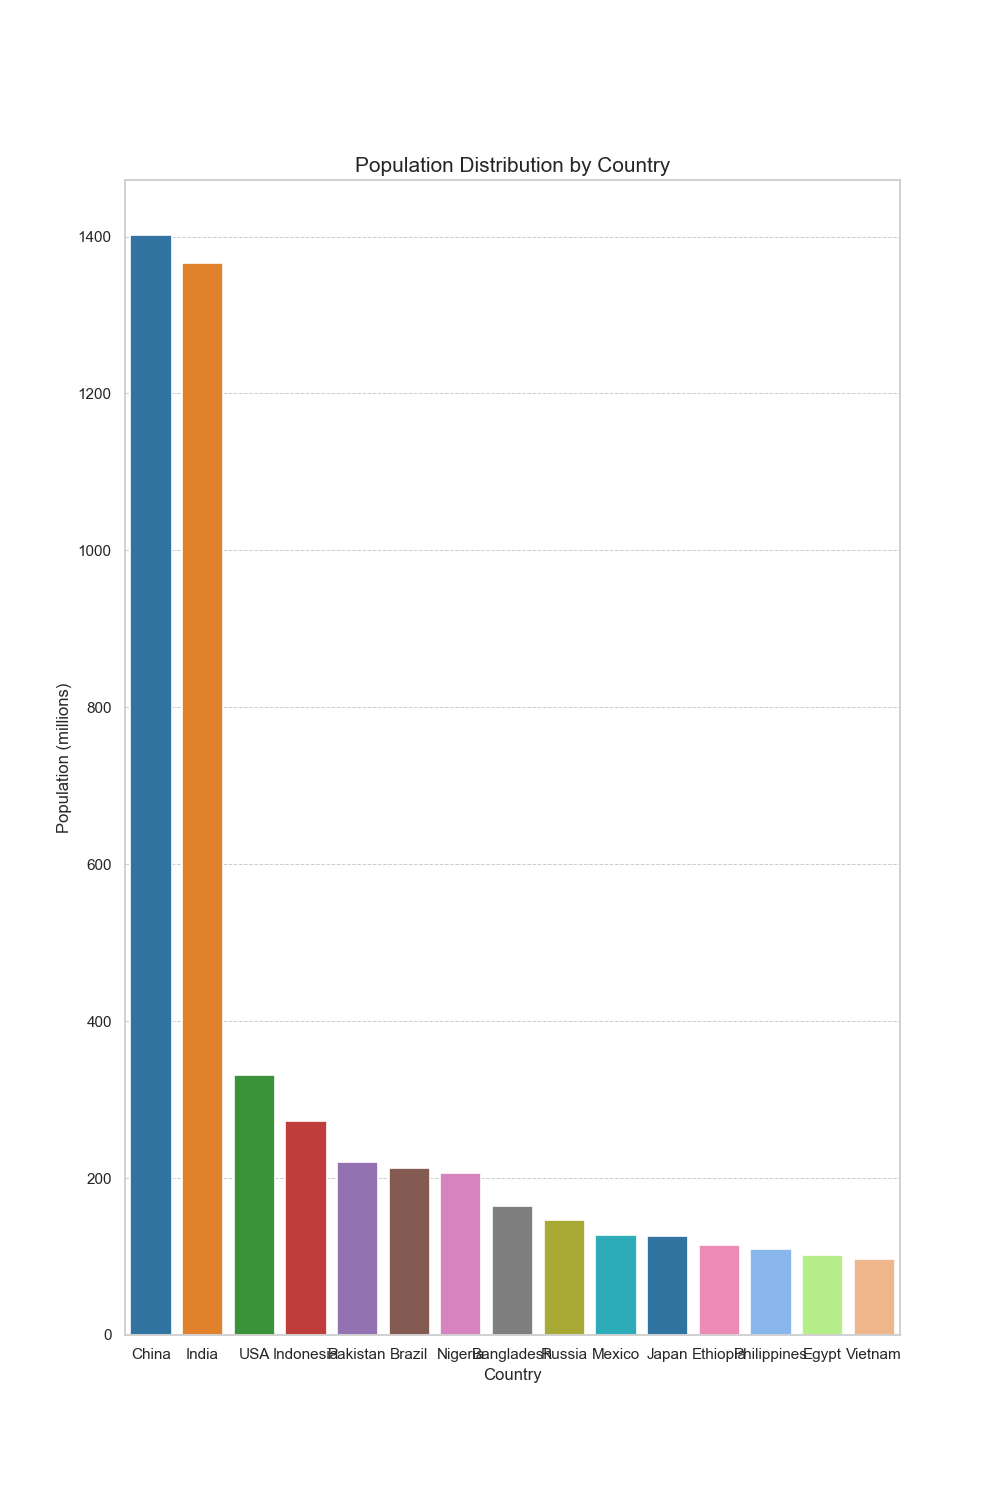

Python code for this plot:

import seaborn as sns
import pandas as pd
import matplotlib.pyplot as plt

# Data preparation
data = {
    'Country': ['China', 'India', 'USA', 'Indonesia', 'Pakistan', 'Brazil', 'Nigeria', 'Bangladesh', 'Russia', 'Mexico', 'Japan', 'Ethiopia', 'Philippines', 'Egypt', 'Vietnam'],
    'Population (millions)': [1402, 1366, 331, 273, 220, 213, 206, 164, 146, 128, 126, 115, 110, 102, 97]
}

df = pd.DataFrame(data)

# Plotting
plt.figure(figsize=(10, 15))
sns.barplot(y='Population (millions)', x='Country', data=df, palette=["#1f77b4", "#ff7f0e", "#2ca02c", "#d62728", "#9467bd", "#8c564b", "#e377c2", "#7f7f7f", "#bcbd22", "#17becf", "#1f78b4", "#ff79b4", "#79b4ff", "#b4ff79", "#ffb479"], linewidth=1.2)

# Customize the chart
plt.title('Population Distribution by Country', fontsize=15)
plt.xlabel('Country', fontsize=12)
plt.ylabel('Population (millions)', fontsize=12)
plt.grid(axis='y', linestyle='--', linewidth=0.7)

# Show the plot
plt.show()
